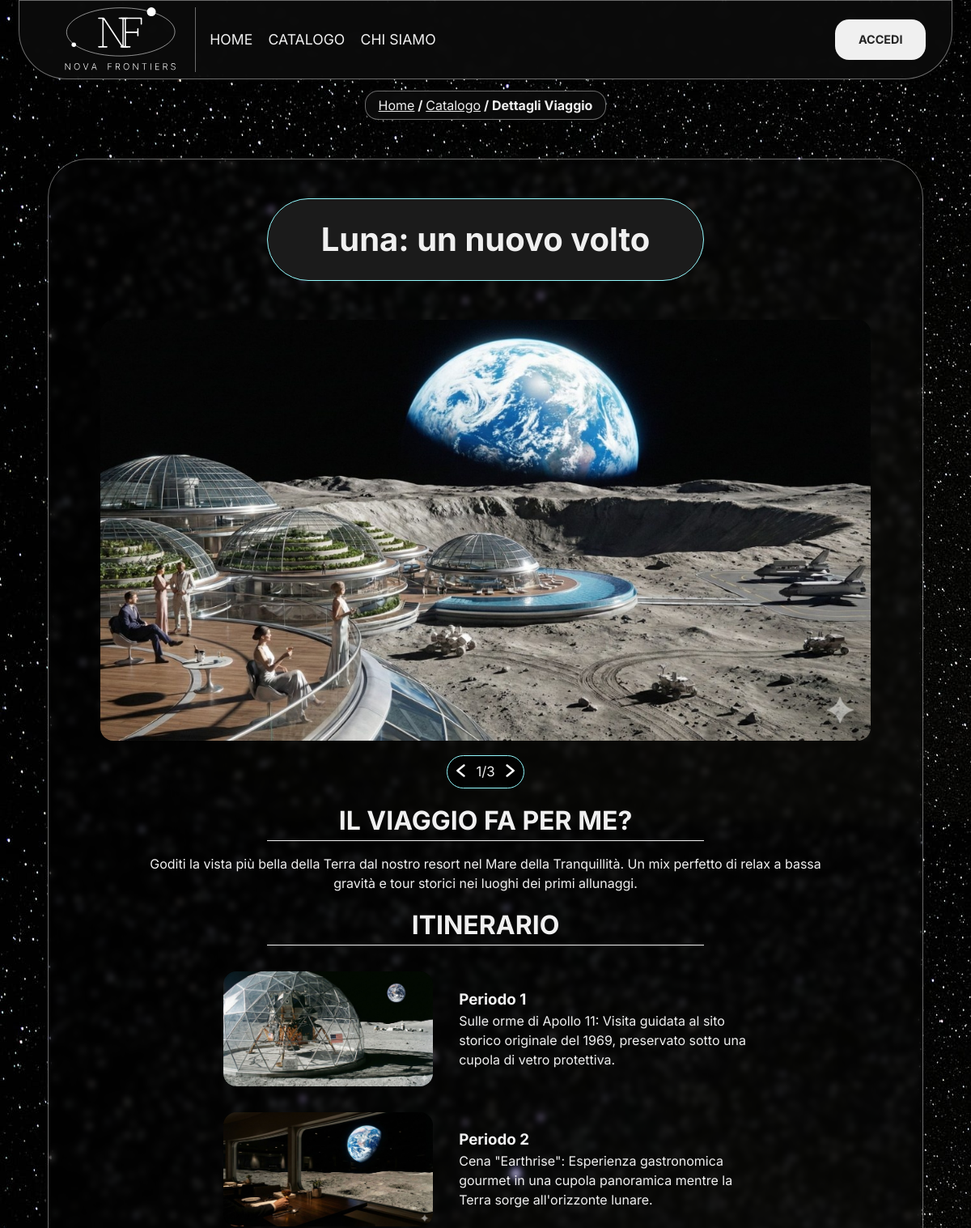
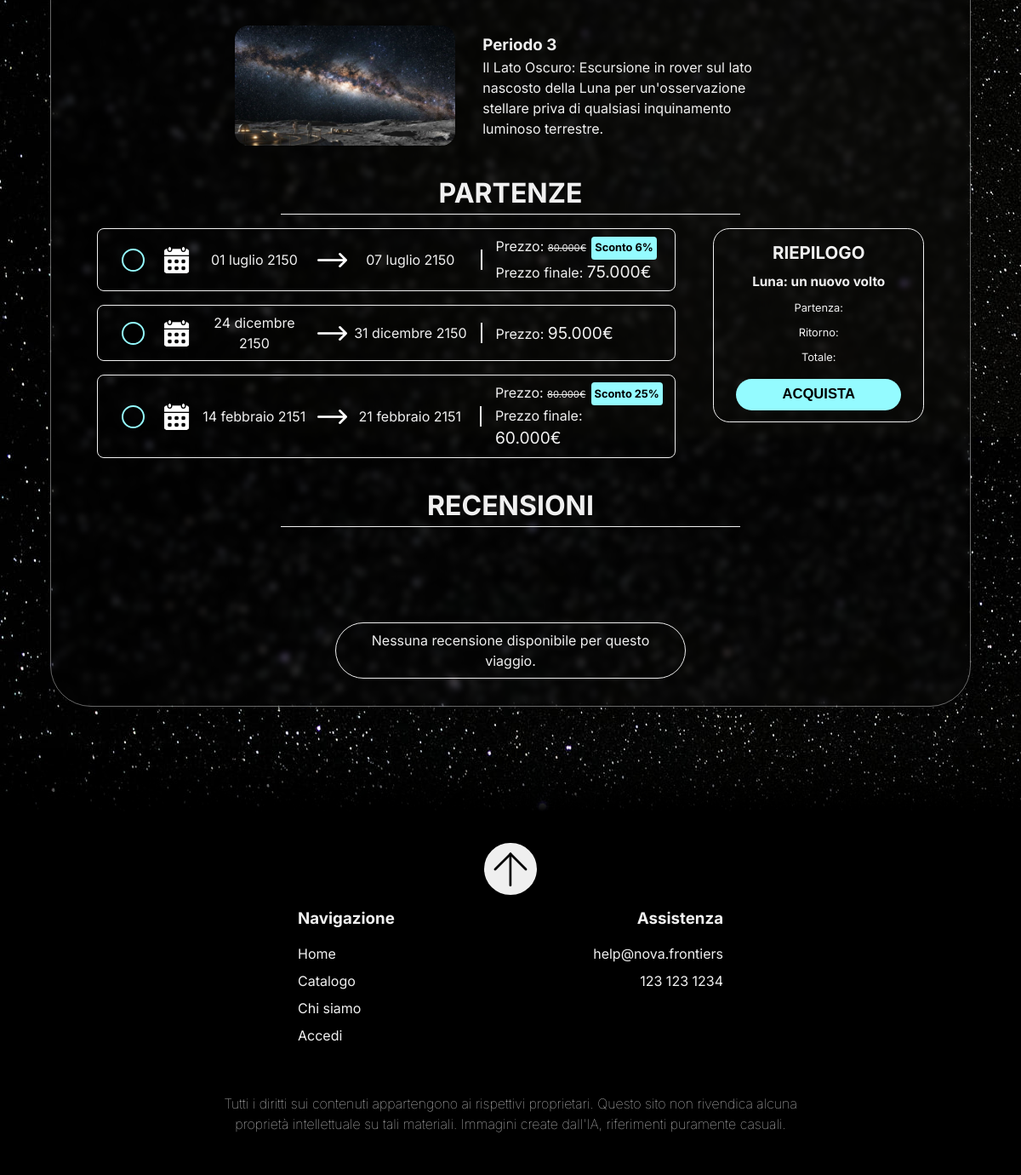
The page /dettagli.php?viaggio=Luna:+un+nuovo+volto on the database its author committed (2 pictures, top to bottom).
### tables this page shows
CREATE TABLE Immagini (
    id INT PRIMARY KEY,
    alt_text VARCHAR(255),
    url_immagine VARCHAR(500) NOT NULL,
    tipo_viaggio_nome VARCHAR(100),
    periodo_itinerario_id INT,
    FOREIGN KEY (tipo_viaggio_nome) REFERENCES Tipo_Viaggio(nome)
        ON UPDATE CASCADE ON DELETE SET NULL,
    FOREIGN KEY (periodo_itinerario_id) REFERENCES Periodo_Itinerario(id)
        ON UPDATE CASCADE ON DELETE SET NULL
);

CREATE TABLE Periodo_Itinerario (
    id INT PRIMARY KEY,
    tipo_viaggio_nome VARCHAR(100) NOT NULL,
    descrizione TEXT NOT NULL,
    FOREIGN KEY (tipo_viaggio_nome) REFERENCES Tipo_Viaggio(nome) 
        ON UPDATE CASCADE ON DELETE CASCADE
);

CREATE TABLE Viaggio (
    id INT PRIMARY KEY,
    tipo_viaggio_nome VARCHAR(100) NOT NULL,
    prezzo DECIMAL(10, 2) NOT NULL,
    prezzo_scontato DECIMAL(10, 2),
    data_inizio DATE NOT NULL,
    data_fine DATE NOT NULL,
    FOREIGN KEY (tipo_viaggio_nome) REFERENCES Tipo_Viaggio(nome)
        ON UPDATE CASCADE ON DELETE CASCADE
);

### php/dbConnection.php (called while the page is built, shortened)
<?php
class DBAccess {
	private $connection;
	public function openDBConnection() {
		$this->connection = mysqli_connect(self::HOST_DB, self::USERNAME, self::PASSWORD, self::DATABASE_NAME);
		if(mysqli_connect_errno()) {
			return false;
		} else {
			return true;
		}
	}
	public function getVoyageDescription($nomeViaggio) {
		$query = "SELECT descrizione FROM Tipo_Viaggio WHERE nome = ?";
		$stmt = $this->connection->prepare($query);
		$stmt->bind_param("s", $nomeViaggio);
		if(!$stmt->execute()) {
			throw new Exception("Errore nel recupero partenza");
		}
		$stmt->bind_result($descrizione);
	    return $descrizione;
	}
	public function getMainImages($nomeViaggio) {
		$query = "
			SELECT url_immagine, alt_text
			FROM Immagini
			WHERE tipo_viaggio_nome = ? AND periodo_itinerario_id IS NULL
			ORDER BY id ASC
		";
		$stmt = $this->connection->prepare($query);
		$stmt->bind_param("s", $nomeViaggio);
		if(!$stmt->execute()) {
			throw new Exception("Errore nel recupero immagini");
		}
		$result=array();
		$queryResult = $stmt->get_result();
		while($row = mysqli_fetch_assoc($queryResult)){
			array_push($result, $row);
		}
		return $result;
	}
	public function getPeriodsWithImages($nomeViaggio) {
		$query = "
			SELECT
				p.id,
				p.descrizione,
				i.url_immagine,
				i.alt_text
			FROM Periodo_Itinerario p
			LEFT JOIN Immagini i ON i.periodo_itinerario_id = p.id
			WHERE p.tipo_viaggio_nome = ?
			ORDER BY p.id ASC
		";
		$stmt = $this->connection->prepare($query);
		$stmt->bind_param("s", $nomeViaggio);
		if(!$stmt->execute()) {
			throw new Exception("Errore nel recupero itinerari");
		}
		$result=array();
		$queryResult = $stmt->get_result();
		while($row = mysqli_fetch_assoc($queryResult)){
			array_push($result, $row);
		}
		return $result;
	}
	public function getAllDepartures($nomeViaggio){
		$query = "
			SELECT id, data_inizio, data_fine, prezzo, prezzo_scontato
			FROM Viaggio
			WHERE tipo_viaggio_nome = ?
			ORDER BY data_inizio ASC
		";
		$stmt = $this->connection->prepare($query);
		$stmt->bind_param("s", $nomeViaggio);
		if(!$stmt->execute()) {
			throw new Exception("Errore nel recupero partenze");
		}
		$result=array();
		$queryResult = $stmt->get_result();
		while($row = mysqli_fetch_assoc($queryResult)){
			array_push($result, $row);
		}
		return $result;
	}
	public function getReviewsByVoyage($nomeViaggio) {
		$query = "
			SELECT
				U.username,
				R.testo,
				R.punteggio,
				R.data_recensione
			FROM Recensione R
			JOIN Utente U ON R.utente_email = U.email
			WHERE R.tipo_viaggio_nome = ?
			ORDER BY R.data_recensione DESC
		";
		$stmt = $this->connection->prepare($query);
		$stmt->bind_param("s", $nomeViaggio);
		$stmt->execute();
		$result = $stmt->get_result();
		$reviews = [];
		return $reviews;
	}
}
?>

### dettagli.php (the view, shortened to what this page needs)
<?php
    require_once "php/dbConnection.php";
    require_once "php/utils.php";
    $paginaDettagli = file_get_contents("dettagli.html");
    if(isset($_SESSION['username'])) {
        $paginaDettagli = setta_link_area_personale($paginaDettagli);
    } else {
        $paginaDettagli = setta_link_login($paginaDettagli);
    }
    $messaggio="";
    $email="";
    try {
        $db = new DBAccess();
        if(isset($_GET['viaggio']))
            $nomeViaggio = urldecode($_GET['viaggio']);
        else{
            header("Location: Catalogo.php?");
            exit();
        }
        $paginaDettagli = str_replace("[NOME VIAGGIO]", $nomeViaggio, $paginaDettagli);
        $paginaDettagli = str_replace("[NAME_TITLE]", $nomeViaggio, $paginaDettagli);
        $descr_viaggio = $db->getVoyageDescription($nomeViaggio);
        $paginaDettagli = str_replace("[DESCRIZIONE_VIAGGIO]", $descr_viaggio , $paginaDettagli);
        $mainImages = $db->getMainImages($nomeViaggio);
        $imagesString="";
        foreach ($mainImages as $index => $img) {
            if($index != 0){
                $imagesString .= "<img class='coverImg' src='".$img['url_immagine']."' aria-hidden='true' alt='".$img['alt_text']."'/>";
            } else {
                $imagesString .= "<img class='coverImg' src='".$img['url_immagine']."' alt='".$img['alt_text']."'/>";
            }
        }
        $paginaDettagli = str_replace("[LISTA_IMMAGINI_PRINCIPALI]", $imagesString , $paginaDettagli);
        $periods = $db->getPeriodsWithImages($nomeViaggio);
        $periodsString="";
        foreach ($periods as $i => $periodo) {
            $idx = $i + 1;
            $periodsString .= "
                <li class='itemItinerario'>
                    <img class='itineraryImg' src='".$periodo['url_immagine']."' alt='".$periodo['alt_text']."'>
                    <div>
                        <h3>Periodo ".$idx."</h3>
                        <p>".$periodo['descrizione']."</p>
                    </div>
                </li>
            ";
        }
        $paginaDettagli = str_replace("[LISTA_PERIODI]", $periodsString, $paginaDettagli);
        if(isset($_SESSION['username']))
            $departures = $db->getAvailableDepartures($email, $nomeViaggio);
        else{
            $departures = $db->getAllDepartures($nomeViaggio);
        }
        $departuresString="";
        foreach ($departures as $i => $dep) {
            $mesi_it = [
                1 => "gennaio", 2 => "febbraio", 3 => "marzo", 4 => "aprile",
                5 => "maggio", 6 => "giugno", 7 => "luglio", 8 => "agosto",
                9 => "settembre", 10 => "ottobre", 11 => "novembre", 12 => "dicembre"
            ];
            $dataInizio = strtotime($dep['data_inizio']);
            $dataFine =  strtotime($dep['data_fine']);
            $dataInizioITA = date("d",$dataInizio) ." ". $mesi_it[(int)date("n",$dataInizio)] ." ". date("Y",$dataInizio) ;
            $dataFineITA = date("d",$dataFine) ." ". $mesi_it[(int)date("n",$dataFine)] ." ". date("Y",$dataFine) ;
            $idx = $i + 1;
            $departuresString .="
                <label for='"."choice{$idx}"."' class='opzionePartenza' tabindex='0'>";
            $departuresString .="
                <input type='radio' class='selectionIndicator' name='choice' id='"."choice{$idx}"."' value='".$dep['id']."'/>
                <img class='calendar-icon' src='assets/icons/calendar.png' width='35' alt=''/>
                <time datetime='".$dep['data_inizio']."' class='dataPartenza'><span class='sr-only'>Data partenza: </span>".$dataInizioITA."</time>
                <img class='arrow-icon' src='assets/icons/right-arrow.png' width='35' alt=''/>
                <time datetime='".$dep['data_fine']."' class='dataArrivo'><span class='sr-only'>Data ritorno: </span>".$dataFineITA."</time>
            ";
            if (!empty($dep['prezzo_scontato']) && $dep['prezzo_scontato'] < $dep['prezzo']) {
                $percent = round((($dep['prezzo'] - $dep['prezzo_scontato']) / $dep['prezzo']) * 100);
                $departuresString .="
                    <span class='containerPrezzi'>
                        <span>Prezzo: <span class='costoIniziale'>".number_format($dep['prezzo'],0,",",".")."€</span><span class='sconto'>Sconto ".$percent."%</span></span>
                        <span>Prezzo finale: <span class='costoFinale'>".number_format($dep['prezzo_scontato'],0,",",".")."€</span></span>
                    </span>
                    ";
            } else {
                $departuresString .="
                    <span>Prezzo: <span class='costoFinale'> ".number_format($dep['prezzo'],0,",",".")."€</span></span>
                ";
            }
            $departuresString .= "</label>";
        }
        if($departuresString == ""){
            $departuresString .= "<p class='no-result'>Nessuna partenza disponibile.</p>";
            $acquista = "<button type='submit' id='buyButton' tabindex='0' disabled>ACQUISTA</button>";
        }
        else{
            $acquista = "<button type='submit' id='buyButton' tabindex='0'>ACQUISTA</button>";
        }
        $paginaDettagli = str_replace("[LISTA_PARTENZE]", $departuresString, $paginaDettagli);
        $paginaDettagli = str_replace("[AZIONE-ACQUISTA]", $acquista, $paginaDettagli);
        $recensioniHTML = "";
        $recensioni = $db->getReviewsByVoyage($nomeViaggio);
        if (count($recensioni) > 0) {
            foreach ($recensioni as $rec) {
                $username = htmlspecialchars($rec['username']);
                $testo = htmlspecialchars($rec['testo']);
                $punteggio = (int)$rec['punteggio'];
                $dataISO = $rec['data_recensione'];
                $dataFormattata = date("d/m/Y", strtotime($dataISO));
                $recensioniHTML .= "
                    <li class=\"recensione\">
                        <img src=\"assets/icons/user.png\" class=\"userIcon\" alt=\"\" />
                        <h3>{$username}</h3>
                        <p class=\"valutazione\">{$punteggio}/5</p>
                        <p>{$testo}</p>
                        <p class=\"dataRecensione\">
                            <time datetime=\"{$dataISO}\">{$dataFormattata}</time>
                        </p>
                    </li>
                ";
            }
        } else {
            $recensioniHTML = "
                <li class=\"no-result-wrapper\">
                    <p class=\"no-result\">Nessuna recensione disponibile per questo viaggio.</p>
                </li>
            ";
        }
        $paginaDettagli = str_replace("[RECENSIONI_VIAGGIO]", $recensioniHTML, $paginaDettagli);
    } catch(Exception $e) {
        $messaggio = "<p class='messaggio' role='alert'>" . $e->getMessage() . "</p>";
    }
    $paginaDettagli = str_replace("[MESSAGGIO]", $messaggio, $paginaDettagli);
    $footerLink="";
    if(isset($_SESSION['username']))
        $footerLink = "<li><a href='AreaPersonale.php' class='footer-link'>Area Personale</a></li>";
    else
        $footerLink = "<li><a href='login.php' class='footer-link'>Accedi</a></li>";
    $paginaDettagli = str_replace("[FOOTER_LINK]", $footerLink, $paginaDettagli);
    echo $paginaDettagli;
?>

### css/mini_style.css (style rules this page uses)
#logo { border-right: none; height: 65px; min-width: 100px; }
#menu { display: none; }
h2 { font-size: 1.8em; }
#imgScroller { width: 95%; }
#contenuto-dettagli > h1 { margin: 0.5em auto; border-radius: 1em; padding: 0.5em; width: 90%; }
.opzionePartenza > .dataArrivo, .opzionePartenza > .dataPartenza { width: 80%; }
.itemItinerario { width: 80%; flex-direction: column; margin: 3em auto; }
.itineraryImg { width: 70%; max-width:400px; margin: auto; margin-bottom: 0.5em; }
.itemItinerario > div { text-align: center; }
#containerPartenze { flex-direction: column; }
#riepilogoAcquisto { width: 80%; max-width:350px; margin:auto; float: none; }
#listaPartenze { float: none; width: 60%; max-width:300px; margin:auto; min-width: fit-content; }
.arrow-icon { transform: rotate(90deg); }
.selectionIndicator { margin-bottom: 1em; }
.opzionePartenza { flex-direction: column; }
.opzionePartenza > .dataArrivo { border:none; margin: 0px; padding: 0px; border-bottom: 1px solid var(--txt-color-1); padding-bottom:0.5em; margin-bottom: 0.5em; }
#buyButton { width: 70%; margin-left: 15%; }
#containerRecensioni { width: 90%; flex-direction: column; }
h2 strong { all: unset; font: inherit; }

### css/print.css (style rules this page uses)
html { font-family: "Times New Roman", Times, serif; font-size: 12pt; }
a:link:after, a:visited:after { content: " [attr(href)] "; font-size: 90%; }
#header-container, #top-header-container, #menu, #menu-mobile, #button-menu-mobile, header { display: none; }
#button-torna-su { display: none; }
#footer-mid-container, #footer-contatti-container { display: none; }

### rows shown on the page
immagini: url_immagine (picture), idx "1", periodo_itinerario.descrizione "Sulle orme di Apollo 11: Visita guidata al sito storico originale del 1969, preservato sotto una cupola di vetro protettiva."
immagini: url_immagine (picture), idx "2", periodo_itinerario.descrizione "Cena \" Earthrise \": Esperienza gastronomica gourmet in una cupola panoramica mentre la Terra sorge all'orizzonte lunare."
immagini: url_immagine (picture), idx "3", periodo_itinerario.descrizione "Il Lato Oscuro: Escursione in rover sul lato nascosto della Luna per un'osservazione stellare priva di qualsiasi inquinamento luminoso terrestre."
viaggio: data_inizio "01 luglio 2150", data_fine "07 luglio 2150", prezzo "80.000", percent "6", prezzo_scontato "75.000"
viaggio: data_inizio "24 dicembre 2150", data_fine "31 dicembre 2150", prezzo "95.000"
viaggio: data_inizio "14 febbraio 2151", data_fine "21 febbraio 2151", prezzo "80.000", percent "25", prezzo_scontato "60.000"
